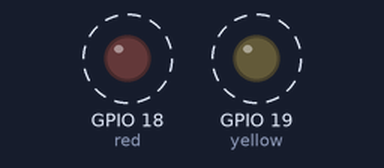
Recording of a program running on a simulated ESP32 board running MicroPython. On the bench: output pins drawn as LEDs (lit = HIGH). Wiring (from the project's diagram.json): red LED on GPIO 18, yellow LED on GPIO 19. Dashed ring = blinking.

Above: at 0.12 s.
Timing chart, 0 to 3.2 s (numbered marks = the images above):
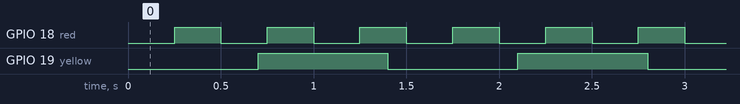

The program:

main.py
```python
from machine import Pin
from time import sleep_ms, ticks_ms, ticks_diff

RED_INTERVAL_MS = 250
YELLOW_INTERVAL_MS = 700
red = Pin(18, Pin.OUT, value=0)
yellow = Pin(19, Pin.OUT, value=0)
red_on = False
yellow_on = False
last_red = ticks_ms()
last_yellow = last_red

while True:
    now = ticks_ms()
    if ticks_diff(now, last_red) >= RED_INTERVAL_MS:
        last_red = now
        red_on = not red_on
        red.value(1 if red_on else 0)
    # Non usare elif: il giallo ha una temporizzazione indipendente.
    if ticks_diff(now, last_yellow) >= YELLOW_INTERVAL_MS:
        last_yellow = now
        yellow_on = not yellow_on
        yellow.value(1 if yellow_on else 0)
    sleep_ms(1)
```

Measured:
- by itself, GPIO 18 (red): alternates HIGH for 0.25 s and LOW for 0.25 s
- by itself, GPIO 19 (yellow): alternates HIGH for 0.70 s and LOW for 0.70 s
